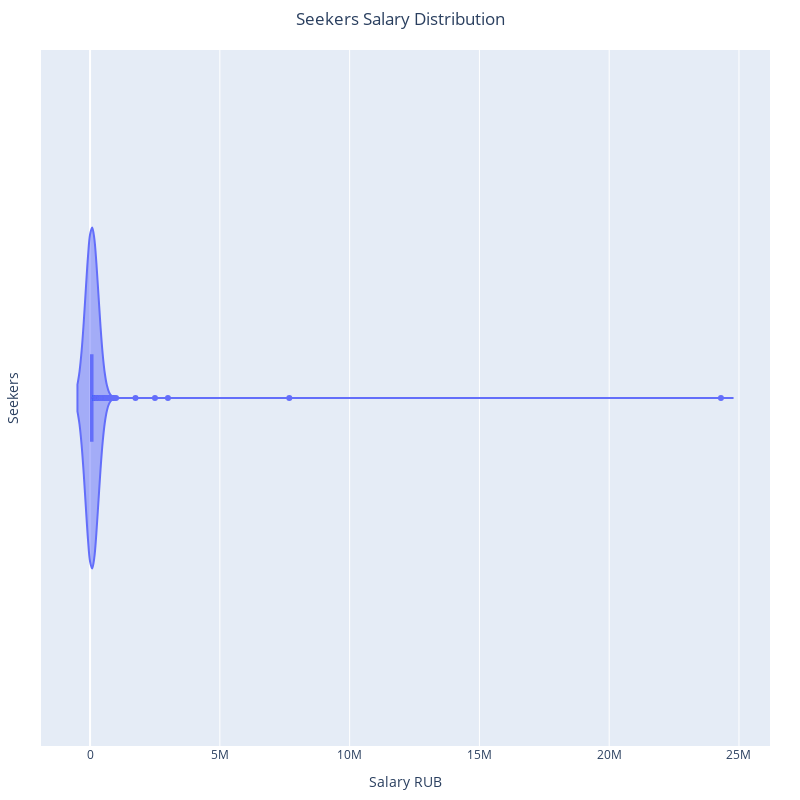
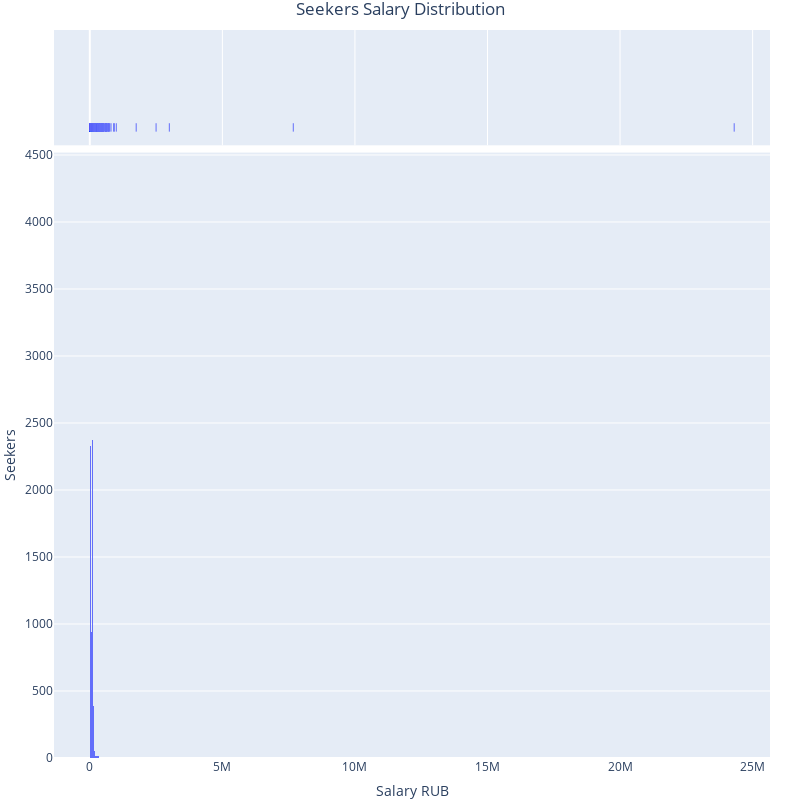

The notebook cell saved with these charts, in order:
### Code cell
fig = px.violin(df, x=df['ЗП (RUB)'], box=True, hover_data='ЗП (RUB)')
fig.update_layout(
   #legend_orientation="h",
   title="Seekers Salary Distribution",
   title_x = 0.5,
   xaxis_title="Salary RUB",
   yaxis_title="Seekers",
   #legend=dict(x=.5, xanchor="center"),
   #hovermode="x",
   margin=dict(l=30, r=30, t=50, b=30),
   height=800,
   width=800,
   yaxis_zeroline=False,
   )
fig.show()

fig = px.histogram(df, x=df['ЗП (RUB)'], marginal="rug", hover_data='ЗП (RUB)')
fig.update_layout(
   legend_orientation="h",
   title="Seekers Salary Distribution",
   title_x = 0.5,
   xaxis_title="Salary RUB",
   yaxis_title="Seekers",
   legend=dict(x=.5, xanchor="center"),
   #hovermode="x",
   margin=dict(l=10, r=30, t=30, b=0),
   height=800,
   width=800,
   #yaxis_zeroline=False
   )
fig.show()

### Figure 1 — Plotly figure (JSON) as saved in the notebook; plotly's stock layout.template omitted (floating-point values rounded to 4 significant figures; data arrays with more than 128 entries replaced by an {"elided": "..."} marker saying what was removed)
{"data": [{"alignmentgroup": "True", "box": {"visible": true}, "hovertemplate": "ЗП (RUB)=%{x}<extra></extra>", "legendgroup": "", "marker": {"color": "#636efa"}, "name": "", "offsetgroup": "", "orientation": "h", "scalegroup": "True", "showlegend": false, "type": "violin", "x": {"elided": "44744 float values"}, "x0": " ", "xaxis": "x", "y0": " ", "yaxis": "y"}], "layout": {"height": 800, "legend": {"tracegroupgap": 0}, "margin": {"b": 30, "l": 30, "r": 30, "t": 50}, "title": {"text": "Seekers Salary Distribution", "x": 0.5}, "violinmode": "group", "width": 800, "xaxis": {"anchor": "y", "domain": [0, 1], "title": {"text": "Salary RUB"}}, "yaxis": {"anchor": "x", "domain": [0, 1], "title": {"text": "Seekers"}, "zeroline": false}}}

### Figure 2 — Plotly figure (JSON) as saved in the notebook; plotly's stock layout.template omitted (floating-point values rounded to 4 significant figures; data arrays with more than 128 entries replaced by an {"elided": "..."} marker saying what was removed)
{"data": [{"alignmentgroup": "True", "bingroup": "x", "hovertemplate": "ЗП (RUB)=%{x}<br>count=%{y}<extra></extra>", "legendgroup": "", "marker": {"color": "#636efa", "pattern": {"shape": ""}}, "name": "", "offsetgroup": "", "orientation": "v", "showlegend": false, "type": "histogram", "x": {"elided": "44744 float values"}, "xaxis": "x", "yaxis": "y"}, {"alignmentgroup": "True", "boxpoints": "all", "fillcolor": "rgba(255,255,255,0)", "hoveron": "points", "hovertemplate": "ЗП (RUB)=%{x}<extra></extra>", "jitter": 0, "legendgroup": "", "line": {"color": "rgba(255,255,255,0)"}, "marker": {"color": "#636efa", "symbol": "line-ns-open"}, "name": "", "offsetgroup": "", "showlegend": false, "type": "box", "x": {"elided": "44744 float values"}, "xaxis": "x2", "yaxis": "y2"}], "layout": {"barmode": "relative", "height": 800, "legend": {"orientation": "h", "tracegroupgap": 0, "x": 0.5, "xanchor": "center"}, "margin": {"b": 0, "l": 10, "r": 30, "t": 30}, "title": {"text": "Seekers Salary Distribution", "x": 0.5}, "width": 800, "xaxis": {"anchor": "y", "domain": [0, 1], "title": {"text": "Salary RUB"}}, "xaxis2": {"anchor": "y2", "domain": [0, 1], "matches": "x", "showgrid": true, "showticklabels": false}, "yaxis": {"anchor": "x", "domain": [0, 0.8316], "title": {"text": "Seekers"}}, "yaxis2": {"anchor": "x2", "domain": [0.8416, 1], "matches": "y2", "showgrid": false, "showline": false, "showticklabels": false, "ticks": ""}}}
